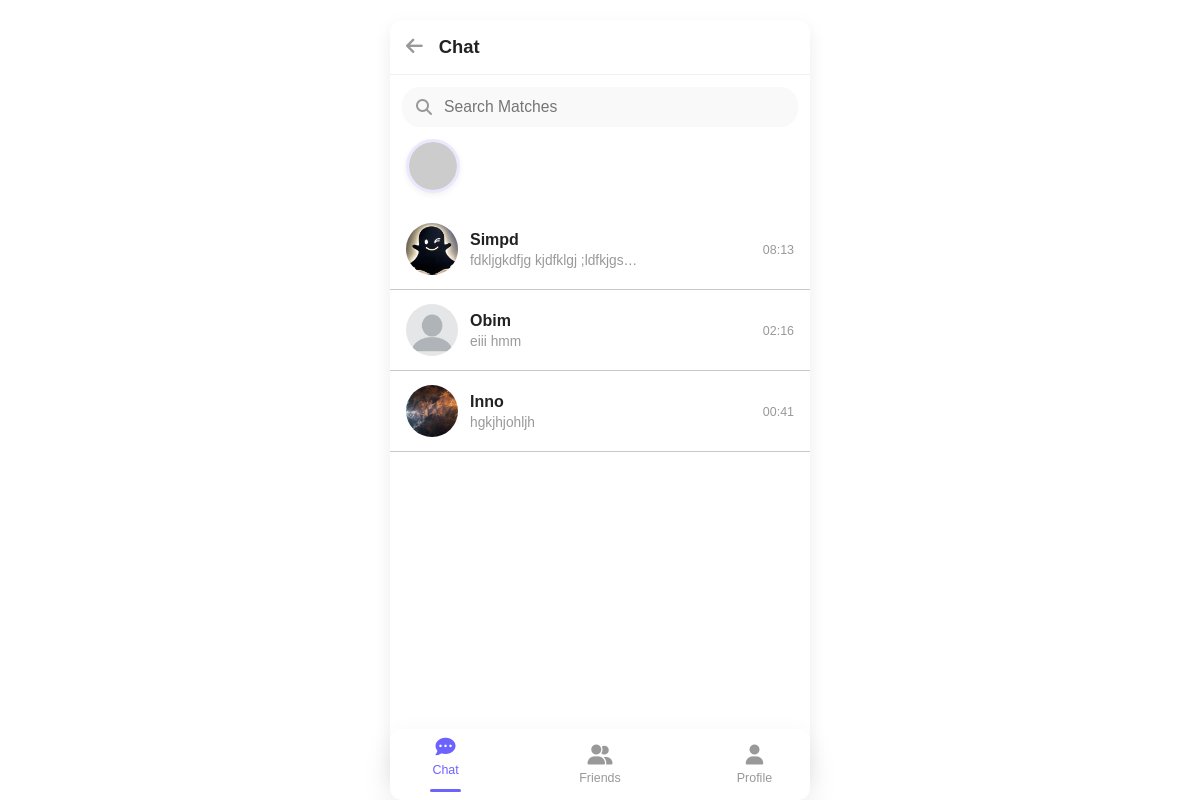
The page /frontpage (signed in) on the database its author committed.
### bytechatapp/models.py (models this page shows, shortened)
class CustomUser(AbstractUser):
    profile_img = models.ImageField(upload_to="profile_images", default="blank.webp")
    mobile_number = models.CharField(max_length=15, blank=True, null=True)
    bio = models.TextField()
    last_seen = models.DateTimeField(default=timezone.now)
    is_online = models.BooleanField(default=False)

class Message(models.Model):
    sender = models.ForeignKey(CustomUser, related_name="sent_messages", on_delete=models.CASCADE)
    receiver = models.ForeignKey(CustomUser, related_name="received_messages", on_delete=models.CASCADE)
    content = models.TextField()
    timestamp = models.DateTimeField(default=timezone.now)
    edited = models.BooleanField(default=False)

### bytechatapp/views.py (the view)
# urls.py: path("frontpage", views.frontpage, name="frontpage"),
def frontpage(request):
    current_user = request.user
    if not current_user.is_authenticated:
        return JsonResponse({"error": "Unauthorized"}, status=403)
    all_msgs = Message.objects.filter(
        Q(sender=current_user) | Q(receiver=current_user)
    )
    latest_pairs = (
        all_msgs
        .values('sender', 'receiver')
        .annotate(latest_time=Max('timestamp'))
        .order_by('-latest_time')
    )
    contacts = []
    seen = set()
    for pair in latest_pairs:
        sender_id = pair['sender']
        receiver_id = pair['receiver']
        contact_id = receiver_id if sender_id == current_user.id else sender_id
        if contact_id in seen:
            continue
        try:
            contact_user = CustomUser.objects.get(id=contact_id)
        except CustomUser.DoesNotExist:
            continue
        last_msg = (
            Message.objects.filter(
                Q(sender=current_user, receiver=contact_user) |
                Q(sender=contact_user, receiver=current_user)
            ).order_by('-timestamp').first()
        )
        contacts.append({
            'user': contact_user.username,
            'profile_img': contact_user.profile_img.url if contact_user.profile_img else '/blank.webp',
            'last_message': last_msg.content if last_msg else '',
            'time': last_msg.timestamp.strftime('%H:%M') if last_msg else '',
        })
        seen.add(contact_id)
    if request.headers.get('x-requested-with') == 'XMLHttpRequest':
        return JsonResponse({'contacts': contacts})
    return render(request, "frontpage.html", {
        'contacts': contacts,
        'username': current_user.username,
    })

### templates/frontpage.html (shortened to what this page needs)
{% load static %}
<!DOCTYPE html>
<html lang="en">
<head>
  <link rel="stylesheet" href="{% static '/css/chatlist.css' %}" />
  <link rel="stylesheet" href="https://cdnjs.cloudflare.com/ajax/libs/font-awesome/6.5.0/css/all.min.css">
</head>
<body>
<section class="chat-page">
  <header class="chat-header">
    <i class="fa fa-arrow-left"></i>
    <h2>Chat</h2>
  </header>
  <div class="search-bar">
    <i class="fa fa-search"></i>
    <input type="text" placeholder="Search Matches" />
  </div>
  <div class="matches">
    <div class="match"><img src="https://i.pravatar.cc/100?img=1" alt=""></div>
  </div>
  <div class="chat-list">
        {% if contacts %}
            {% for contact in contacts %}
            <a href="{% url 'chat_view' username=username contact=contact.user %}" class="chat-item">
                <div class="chat-left">
                    <img src="{{ contact.profile_img }}" alt="{{ contact.user.username }}">
                    <div class="chat-info">
                        <h4>{{ contact.user|capfirst }}</h4>
                        <p>{{ contact.last_message|truncatechars:30 }}</p>
                    </div>
                </div>
                <div class="chat-right">
                    <small>{{ contact.time }}</small>
                </div>
            </a>
            {% endfor %}
        {% else %}
            <p class="no-chat">No chats yet</p>
        {% endif %}
    </div>
  <nav class="footer-nav">
    <a href="#" class="nav-item active">
      <i class="fa fa-comment-dots"></i>
      <span>Chat</span>
    </a>
    <a href="#" class="nav-item">
      <i class="fa fa-user-friends"></i>
      <span>Friends</span>
    </a>
    <a href="{% url "profile" %}" class="nav-item">
      <i class="fa fa-user"></i>
      <span>Profile</span>
    </a>
  </nav>
</section>
</body>
</html>

### static/css/chatlist.css (style rules this page uses)
:root { --primary: #6c63ff; --light-gray: #f9f9f9; --text-color: #222; --muted: #999; --footer-bg: #ffffff; --active-color: #6c63ff; --shadow: 0 6px 18px rgba(0,0,0,0.08); }
* { box-sizing: border-box; }
body { font-family: 'Poppins', sans-serif; background: #fff; color: var(--text-color); margin: 0; padding: 0; -webkit-font-smoothing: antialiased; }
.chat-page { max-width: 420px; margin: 20px auto; height: calc(100vh - 40px); display: flex; flex-direction: column; background: #fff; border-radius: 14px; box-shadow: var(--shadow); overflow: hidden; position: relative; }
.chat-header { display: flex; align-items: center; gap: 1rem; padding: 16px; background: #fff; border-bottom: 1px solid #f0f0f0; }
.chat-header i { font-size: 1.2rem; cursor: pointer; color: var(--muted); }
.chat-header h2 { font-size: 1.15rem; font-weight: 700; margin: 0; }
.search-bar { display: flex; align-items: center; background: var(--light-gray); border-radius: 18px; padding: 10px 14px; margin: 12px; }
.search-bar i { color: var(--muted); margin-right: 10px; }
.search-bar input { border: none; background: none; outline: none; flex: 1; font-size: 0.98rem; color: var(--text-color); }
.matches { display: flex; overflow-x: auto; gap: 12px; padding: 0 16px 12px 16px; }
.match img { width: 54px; height: 54px; border-radius: 50%; object-fit: cover; border: 3px solid rgba(108,99,255,0.15); box-shadow: 0 2px 6px rgba(0,0,0,0.06); }
.chat-list { flex: 1; overflow-y: auto; padding-bottom: 88px; }
.chat-item { display: flex; justify-content: space-between; align-items: center; padding: 14px 16px; border-bottom: 1px solid #c9c9c9; color: inherit; text-decoration: none; transition: background 0.12s; }
.chat-left { display: flex; gap: 12px; align-items: center; }
.chat-left img { width: 52px; height: 52px; border-radius: 50%; object-fit: cover; }
.chat-info h4 { font-size: 1rem; font-weight: 600; margin: 0 0 4px 0; }
.chat-info p { margin: 0; font-size: 0.86rem; color: var(--muted); max-width: 220px; overflow: hidden; text-overflow: ellipsis; white-space: nowrap; }
.chat-right small { font-size: 0.78rem; color: var(--muted); }
.footer-nav { position: fixed; bottom: 0; left: 50%; transform: translateX(-50%); width: 90%; max-width: 420px; background: var(--footer-bg); border-radius: 12px; padding: 8px 12px; display: flex; justify-content: space-between; align-items: center; box-shadow: 0 12px 30px rgba(0,0,0,0.08); }
.nav-item { text-decoration: none; color: var(--muted); display: flex; flex-direction: column; align-items: center; gap: 6px; font-size: 0.78rem; width: 22%; }
.nav-item i { font-size: 1.25rem; }
.nav-item.active { color: var(--active-color); }
.nav-item.active::after { content: ""; display: block; width: 36%; height: 3px; background: var(--active-color); border-radius: 6px; margin-top: 6px; }

### rows shown on the page
CustomUser: user "Simpd"
Message: last_message "fdkljgkdfjg kjdfklgj ;ldfkjgs…"
CustomUser: user "Obim"
Message: last_message "eiii hmm"
CustomUser: user "Inno"
Message: last_message "hgkjhjohljh"

### other values the page prints
{{ contact.time }} "08:13" "02:16" "00:41"
